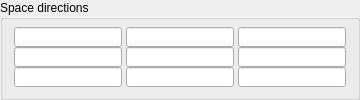
             <widget class="QGroupBox" name="groupBox_13" >
              <property name="sizePolicy" >
               <sizepolicy vsizetype="Preferred" hsizetype="Preferred" >
                <horstretch>0</horstretch>
                <verstretch>0</verstretch>
               </sizepolicy>
              </property>
              <property name="title" >
               <string>Space directions</string>
              </property>
              <layout class="QVBoxLayout" name="verticalLayout_12" >
               <property name="spacing" >
                <number>1</number>
               </property>
               <property name="topMargin" >
                <number>1</number>
               </property>
               <property name="bottomMargin" >
                <number>3</number>
               </property>
               <item>
                <layout class="QGridLayout" name="gridLayout_5" >
                 <property name="horizontalSpacing" >
                  <number>4</number>
                 </property>
                 <property name="verticalSpacing" >
                  <number>0</number>
                 </property>
                 <item row="0" column="0" >
                  <widget class="QLineEdit" name="lineEdit_SpaceDir11" >
                   <property name="sizePolicy" >
                    <sizepolicy vsizetype="Fixed" hsizetype="Expanding" >
                     <horstretch>0</horstretch>
                     <verstretch>0</verstretch>
                    </sizepolicy>
                   </property>
                   <property name="minimumSize" >
                    <size>
                     <width>30</width>
                     <height>0</height>
                    </size>
                   </property>
                   <property name="maximumSize" >
                    <size>
                     <width>16777215</width>
                     <height>20</height>
                    </size>
                   </property>
                   <property name="alignment" >
                    <set>Qt::AlignRight|Qt::AlignTrailing|Qt::AlignVCenter</set>
                   </property>
                   <property name="readOnly" >
                    <bool>true</bool>
                   </property>
                  </widget>
                 </item>
                 <item row="0" column="1" >
                  <widget class="QLineEdit" name="lineEdit_SpaceDir12" >
                   <property name="sizePolicy" >
                    <sizepolicy vsizetype="Fixed" hsizetype="Expanding" >
                     <horstretch>0</horstretch>
                     <verstretch>0</verstretch>
                    </sizepolicy>
                   </property>
                   <property name="minimumSize" >
                    <size>
                     <width>30</width>
                     <height>0</height>
                    </size>
                   </property>
                   <property name="maximumSize" >
                    <size>
                     <width>16777215</width>
                     <height>20</height>
                    </size>
                   </property>
                   <property name="alignment" >
                    <set>Qt::AlignRight|Qt::AlignTrailing|Qt::AlignVCenter</set>
                   </property>
                   <property name="readOnly" >
                    <bool>true</bool>
                   </property>
                  </widget>
                 </item>
                 <item row="0" column="2" >
                  <widget class="QLineEdit" name="lineEdit_SpaceDir13" >
                   <property name="sizePolicy" >
                    <sizepolicy vsizetype="Fixed" hsizetype="Expanding" >
                     <horstretch>0</horstretch>
                     <verstretch>0</verstretch>
                    </sizepolicy>
                   </property>
                   <property name="minimumSize" >
                    <size>
                     <width>30</width>
                     <height>0</height>
                    </size>
                   </property>
                   <property name="maximumSize" >
                    <size>
                     <width>16777215</width>
                     <height>20</height>
                    </size>
                   </property>
                   <property name="alignment" >
                    <set>Qt::AlignRight|Qt::AlignTrailing|Qt::AlignVCenter</set>
                   </property>
                   <property name="readOnly" >
                    <bool>true</bool>
                   </property>
                  </widget>
                 </item>
                 <item row="1" column="0" >
                  <widget class="QLineEdit" name="lineEdit_SpaceDir21" >
                   <property name="sizePolicy" >
                    <sizepolicy vsizetype="Fixed" hsizetype="Expanding" >
                     <horstretch>0</horstretch>
                     <verstretch>0</verstretch>
                    </sizepolicy>
                   </property>
                   <property name="minimumSize" >
                    <size>
                     <width>30</width>
                     <height>0</height>
                    </size>
                   </property>
                   <property name="maximumSize" >
                    <size>
                     <width>16777215</width>
                     <height>20</height>
                    </size>
                   </property>
                   <property name="alignment" >
                    <set>Qt::AlignRight|Qt::AlignTrailing|Qt::AlignVCenter</set>
                   </property>
                   <property name="readOnly" >
                    <bool>true</bool>
                   </property>
                  </widget>
                 </item>
                 <item row="1" column="1" >
                  <widget class="QLineEdit" name="lineEdit_SpaceDir22" >
                   <property name="sizePolicy" >
                    <sizepolicy vsizetype="Fixed" hsizetype="Expanding" >
                     <horstretch>0</horstretch>
                     <verstretch>0</verstretch>
                    </sizepolicy>
                   </property>
                   <property name="minimumSize" >
                    <size>
                     <width>30</width>
                     <height>0</height>
                    </size>
                   </property>
                   <property name="maximumSize" >
                    <size>
                     <width>16777215</width>
                     <height>20</height>
                    </size>
                   </property>
                   <property name="alignment" >
                    <set>Qt::AlignRight|Qt::AlignTrailing|Qt::AlignVCenter</set>
                   </property>
                   <property name="readOnly" >
                    <bool>true</bool>
                   </property>
                  </widget>
                 </item>
                 <item row="1" column="2" >
                  <widget class="QLineEdit" name="lineEdit_SpaceDir23" >
                   <property name="sizePolicy" >
                    <sizepolicy vsizetype="Fixed" hsizetype="Expanding" >
                     <horstretch>0</horstretch>
                     <verstretch>0</verstretch>
                    </sizepolicy>
                   </property>
                   <property name="minimumSize" >
                    <size>
                     <width>30</width>
                     <height>0</height>
                    </size>
                   </property>
                   <property name="maximumSize" >
                    <size>
                     <width>16777215</width>
                     <height>20</height>
                    </size>
                   </property>
                   <property name="alignment" >
                    <set>Qt::AlignRight|Qt::AlignTrailing|Qt::AlignVCenter</set>
                   </property>
                   <property name="readOnly" >
                    <bool>true</bool>
                   </property>
                  </widget>
                 </item>
                 <item row="2" column="0" >
                  <widget class="QLineEdit" name="lineEdit_SpaceDir31" >
                   <property name="sizePolicy" >
                    <sizepolicy vsizetype="Fixed" hsizetype="Expanding" >
                     <horstretch>0</horstretch>
                     <verstretch>0</verstretch>
                    </sizepolicy>
                   </property>
                   <property name="minimumSize" >
                    <size>
                     <width>30</width>
                     <height>0</height>
                    </size>
                   </property>
                   <property name="maximumSize" >
                    <size>
                     <width>16777215</width>
                     <height>20</height>
                    </size>
                   </property>
                   <property name="alignment" >
                    <set>Qt::AlignRight|Qt::AlignTrailing|Qt::AlignVCenter</set>
                   </property>
                   <property name="readOnly" >
                    <bool>true</bool>
                   </property>
                  </widget>
                 </item>
                 <item row="2" column="1" >
                  <widget class="QLineEdit" name="lineEdit_SpaceDir32" >
                   <property name="sizePolicy" >
                    <sizepolicy vsizetype="Fixed" hsizetype="Expanding" >
                     <horstretch>0</horstretch>
                     <verstretch>0</verstretch>
                    </sizepolicy>
                   </property>
                   <property name="minimumSize" >
                    <size>
                     <width>30</width>
                     <height>0</height>
                    </size>
                   </property>
                   <property name="maximumSize" >
                    <size>
                     <width>16777215</width>
                     <height>20</height>
                    </size>
                   </property>
                   <property name="alignment" >
                    <set>Qt::AlignRight|Qt::AlignTrailing|Qt::AlignVCenter</set>
                   </property>
                   <property name="readOnly" >
                    <bool>true</bool>
                   </property>
                  </widget>
                 </item>
                 <item row="2" column="2" >
                  <widget class="QLineEdit" name="lineEdit_SpaceDir33" >
                   <property name="sizePolicy" >
                    <sizepolicy vsizetype="Fixed" hsizetype="Expanding" >
                     <horstretch>0</horstretch>
                     <verstretch>0</verstretch>
                    </sizepolicy>
                   </property>
                   <property name="minimumSize" >
                    <size>
                     <width>30</width>
                     <height>0</height>
                    </size>
                   </property>
                   <property name="maximumSize" >
                    <size>
                     <width>16777215</width>
                     <height>20</height>
                    </size>
                   </property>
                   <property name="alignment" >
                    <set>Qt::AlignRight|Qt::AlignTrailing|Qt::AlignVCenter</set>
                   </property>
                   <property name="readOnly" >
                    <bool>true</bool>
                   </property>
                  </widget>
                 </item>
                </layout>
               </item>
              </layout>
             </widget>
